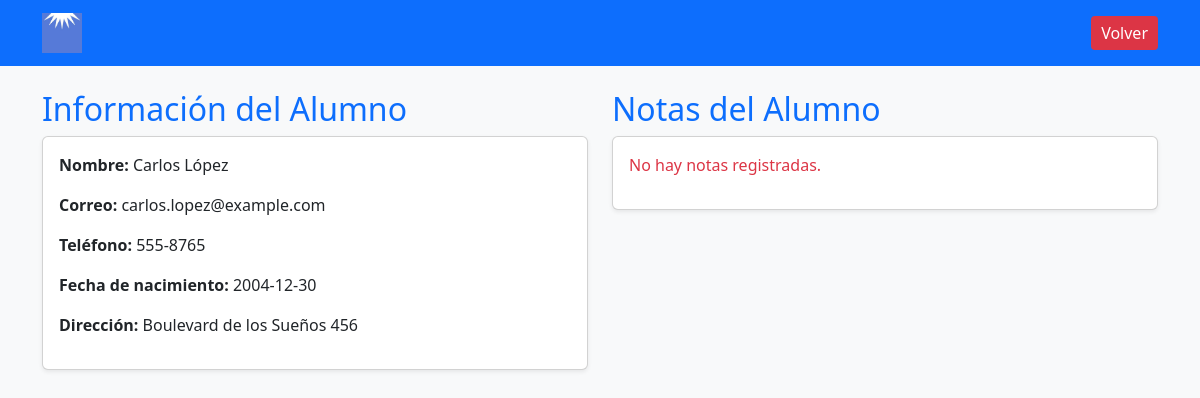
The app's page /view/notaAlumno.php?id=3 (signed in) with its own data.
### tables this page shows
CREATE TABLE tbl_alumnos (
    id_alu INT AUTO_INCREMENT PRIMARY KEY not null,
    username_usu VARCHAR(50) NOT NULL,
    dni_alu char(9) NOT NULL,
    nombre_alu VARCHAR(30) NOT NULL,
    apellido_alu VARCHAR(50) NOT NULL,
    fecha_nacimiento DATE NOT NULL,
    email_alu VARCHAR(100) NOT NULL,
    telefono_alu VARCHAR(15),
    direccion_alu VARCHAR(255)
);

### view/notaAlumno.php (the view, shortened to what this page needs)
<?php
    require_once '../process/conexion.php';
    try{
        $idAlu = htmlspecialchars(trim($_GET['id']));
        $id = mysqli_real_escape_string($conn, $idAlu);
        $sqlNotas = "SELECT * FROM tbl_alumnos u
                        INNER JOIN tbl_notas n ON n.id_alu = u.id_alu
                        INNER JOIN tbl_asignatura a ON a.id_asig = n.id_asig
                        WHERE u.id_alu = ?";
        $stmtNotas = mysqli_stmt_init($conn);
        mysqli_stmt_prepare($stmtNotas, $sqlNotas);
        mysqli_stmt_bind_param($stmtNotas, "i", $id);
        mysqli_stmt_execute($stmtNotas);
        $resultNotas = mysqli_stmt_get_result($stmtNotas);
        $sqlAlumno = "SELECT * FROM tbl_alumnos WHERE id_alu = ?";
        $stmtAlumno = mysqli_stmt_init($conn);
        mysqli_stmt_prepare($stmtAlumno, $sqlAlumno);
        mysqli_stmt_bind_param($stmtAlumno, "i", $id);
        mysqli_stmt_execute($stmtAlumno);
        $resultAlumno = mysqli_stmt_get_result($stmtAlumno);
    } catch (Exception $e) {
        echo "Error: " . $e;
        exit();
    }
?>
<!DOCTYPE html>
<html lang="en">
<head>
    <link rel="stylesheet" href="../css/styles.css">
    <link href="https://cdn.jsdelivr.net/npm/bootstrap@5.3.3/dist/css/bootstrap.min.css" rel="stylesheet">
</head>
<body class="bg-light">
    <nav class="navbar navbar-expand-lg navbar-dark bg-primary">
        <div class="container">
        <a class="navbar-brand" href="gestionUsers.php">
            <img src="../img/LogoEscuela.jpeg" alt="Gestión Escolar" style="width: 40px; height: auto;">
        </a>
            <div class="collapse navbar-collapse" id="navbarNav">
                <ul class="navbar-nav ms-auto">
                    <li class="nav-item d-none d-lg-block">
                        <a href="gestionUsers.php" class="btn btn-danger">Volver</a>
                    </li>
                </ul>
            </div>
        </div>
    </nav>
    <div class="container mt-4">
        <div class="row">
            <div class="col-lg-6 col-md-12">
                <h2 class="text-primary">Información del Alumno</h2>
                <div class="card shadow-sm mb-3">
                    <div class="card-body">
                        <?php
                            while ($row1 = mysqli_fetch_assoc($resultAlumno)) {
                                echo "<p><strong>Nombre:</strong> " . htmlspecialchars($row1['nombre_alu']) . " " . htmlspecialchars($row1['apellido_alu']) . "</p>";
                                echo "<p><strong>Correo:</strong> " . htmlspecialchars($row1['email_alu']) . "</p>";
                                echo "<p><strong>Teléfono:</strong> " . htmlspecialchars($row1['telefono_alu']) . "</p>";
                                echo "<p><strong>Fecha de nacimiento:</strong> " . htmlspecialchars($row1['fecha_nacimiento']) . "</p>";
                                echo "<p><strong>Dirección:</strong> " . htmlspecialchars($row1['direccion_alu']) . "</p>";
                            }
                        ?>
                    </div>
                </div>
            </div>
            <div class="col-lg-6 col-md-12">
                <h2 class="text-primary">Notas del Alumno</h2>
                <div class="card shadow-sm">
                    <div class="card-body">
                        <?php
                            if($resultNotas && mysqli_num_rows($resultNotas) > 0){
                                echo "<div class='table-responsive'>";
                                    echo "<table class='table table-striped'>";
                                        echo "<thead>";
                                            echo "<tr>";
                                                echo "<th>Asignatura</th>";
                                                echo "<th>Nota</th>";
                                            echo "</tr>";
                                        echo "</thead>";
                                        echo "<tbody>";
                                            while ($row = mysqli_fetch_array($resultNotas)){
                                                echo "<tr>";
                                                echo "<td>". htmlspecialchars($row['nombre_asig']) . "</td>";
                                                echo "<td>". htmlspecialchars($row['nota_alu']) . "</td>";
                                                echo "</tr>";
                                            }
                                        echo "</tbody>";
                                    echo "</table>";
                                echo "</div>";
                            } else {
                                echo "<p class='text-danger'>No hay notas registradas.</p>";
                            }
                        ?>
                    </div>
                </div>
            </div>
        </div>
    </div>
</body>
</html>

### css/styles.css (style rules this page uses)
body { font-family: Arial, sans-serif; background-color: #f4f4f4; margin: 0; padding: 0; overflow: auto; overflow-y: auto; }
.navbar { display: flex; justify-content: space-between; align-items: center; padding: 5px 10px; background-color: #5b97d7; }
.navbar .navbar-brand, .navbar .nav-link { color: white; }
.navbar .btn { margin: 5px 0; background-color: #dc3545; color: white; border: none; border-radius: 4px; padding: 5px 10px; cursor: pointer; }
a { color: #007BFF; text-decoration: none; }

### records on screen
tbl_alumnos: nombre_alu "Carlos", apellido_alu "López", email_alu "carlos.lopez@example.com", telefono_alu "555-8765", fecha_nacimiento "2004-12-30", direccion_alu "Boulevard de los Sueños 456"
